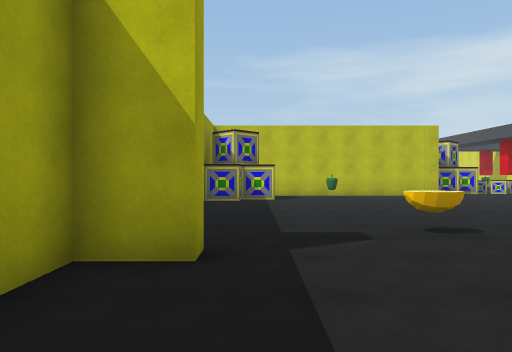
view 1 (above)

13 first-person views from a walk through a Unity game level. The camera is 1.4 m above the floor, looks level and sees 70° across. The floor is counted in squares, 2 m on a side. Each view is taken from the middle of a square. On the plan, view 1 faces up. The plan holds only what a view shows up to about 11 squares ahead; the rest is blank. The place goes on beyond the plan. The player character is not drawn. Some animated figures are not drawn.

view 2
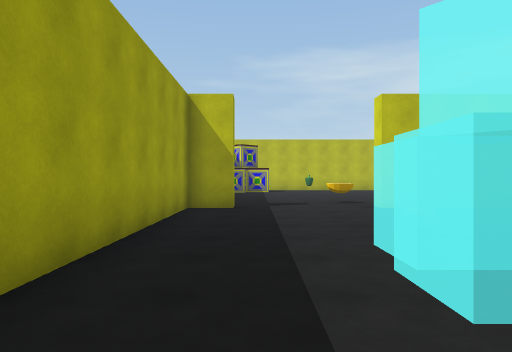

view 3
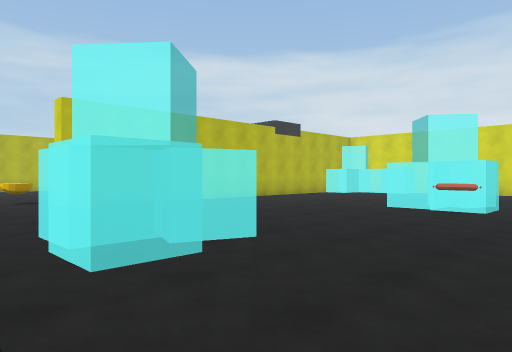

view 4
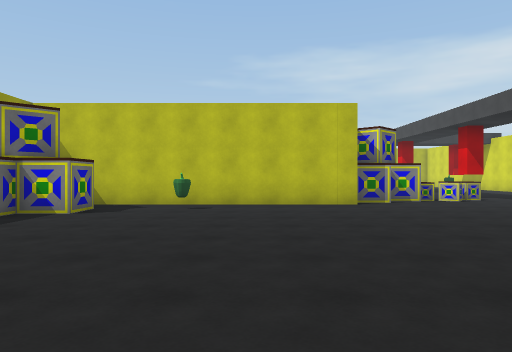

view 5
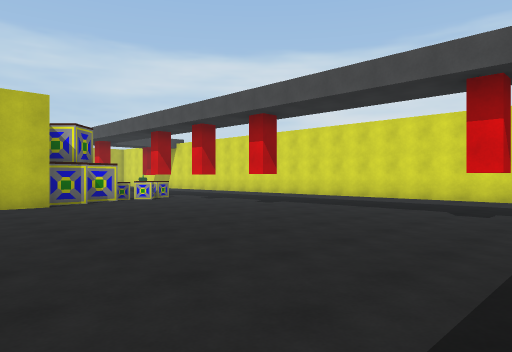

view 6
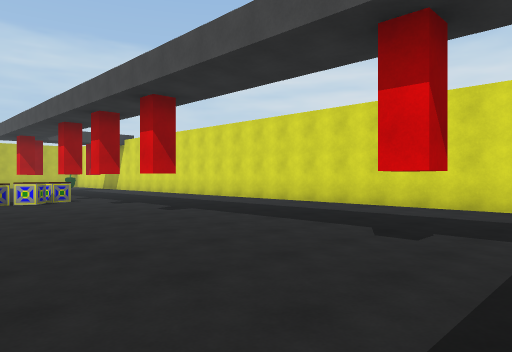

view 7
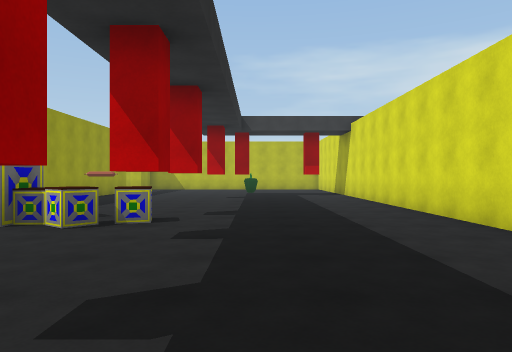

view 8
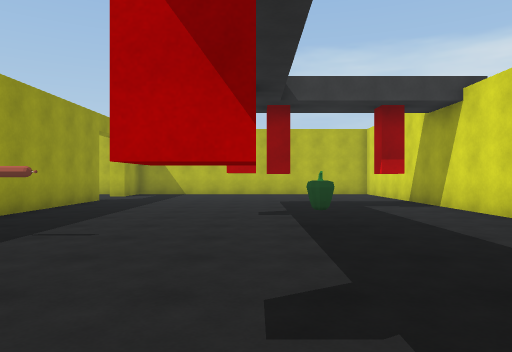

view 9
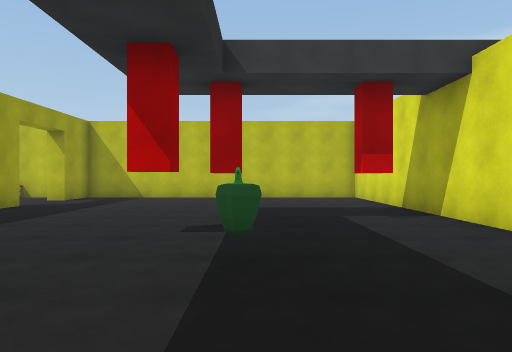

view 10
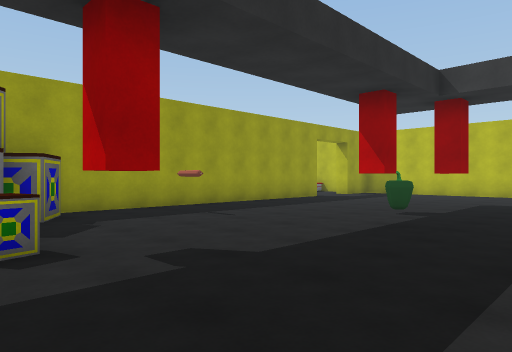

view 11
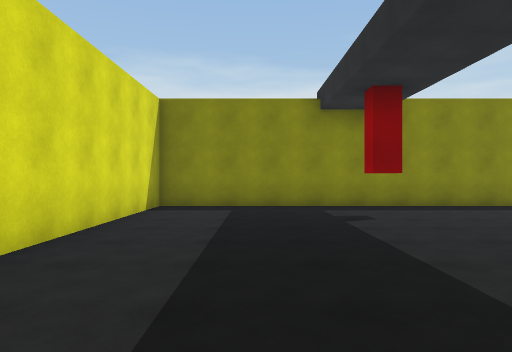

view 12
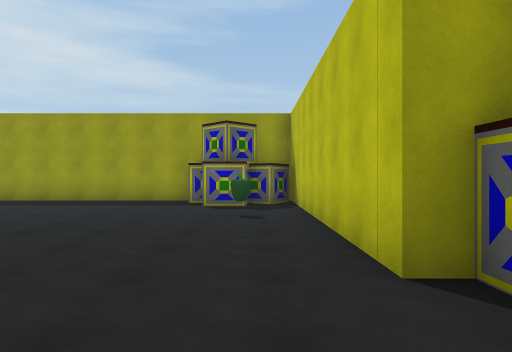

view 13
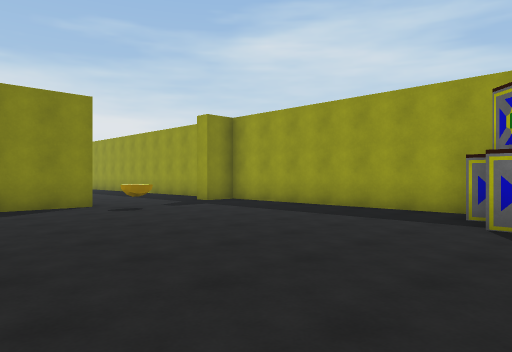

### Floor plan
Points are (right, up) in squares from view 1. A wall is a line through its corners. A room is listed if a view was taken in it or the views show most of it. See-through windows are left out.
Room 1 (views 1, 2, 3)
walls: (6.6, 3) (2.8, 3); (-0.5, 3) (-1.5, 3) (-1.5, -2.9)
ways out: opening at (1, 3) to room 2
objects: other object (2, 0); other object (7, -4)
Room 2 (views 4, 5, 6, 7, 8, 9, 10, 11, 12, 13)
walls: (6.5, 13.5) (6.5, 13) (-1.5, 13); (15.3, 13.6) (15.3, 27); (6.5, 24.5) (6.5, 16.2); (-1.5, 10.1) (-1.5, 3.9); (7, 3.5) (13.5, 3.5); (6.5, 27) (6.5, 26.5) (6, 26.5); (2.8, 3) (2.8, 3.5) (4.5, 3.5); (15.3, 3.9) (15.3, 11.4); (-1.1, 3.5) (-0.5, 3.5) (-0.5, 3)
ways out: opening at (1, 3) to room 1
objects: other object (-1, 11); other object (-1, 12); other object (0, 11); other object (2, 5); other object (2, 12); other object (7, 14) to (8, 15); other object (7, 15) to (8, 16); other object (8, 18); other object (9, 15); other object (10, 14); other object (10, 15); other object (11, 6); other object (11, 11); other object (11, 13); other object (11, 16); other object (11, 21); other object (12, 19); other object (12, 22); other object (14, 22)

Positions as (right, up) in squares from view 1, and headings:
1: (0, 0), facing up
2: (0, -5), facing up
3: (0, -6), facing up-right
4: (4, 4), facing up
5: (4, 4), facing up-right
6: (7, 4), facing up-right
7: (12, 9), facing up
8: (11, 14), facing up
9: (12, 16), facing up
10: (14, 14), facing up-left
11: (13, 12), facing down
12: (9, 12), facing left
13: (6, 12), facing down-left
